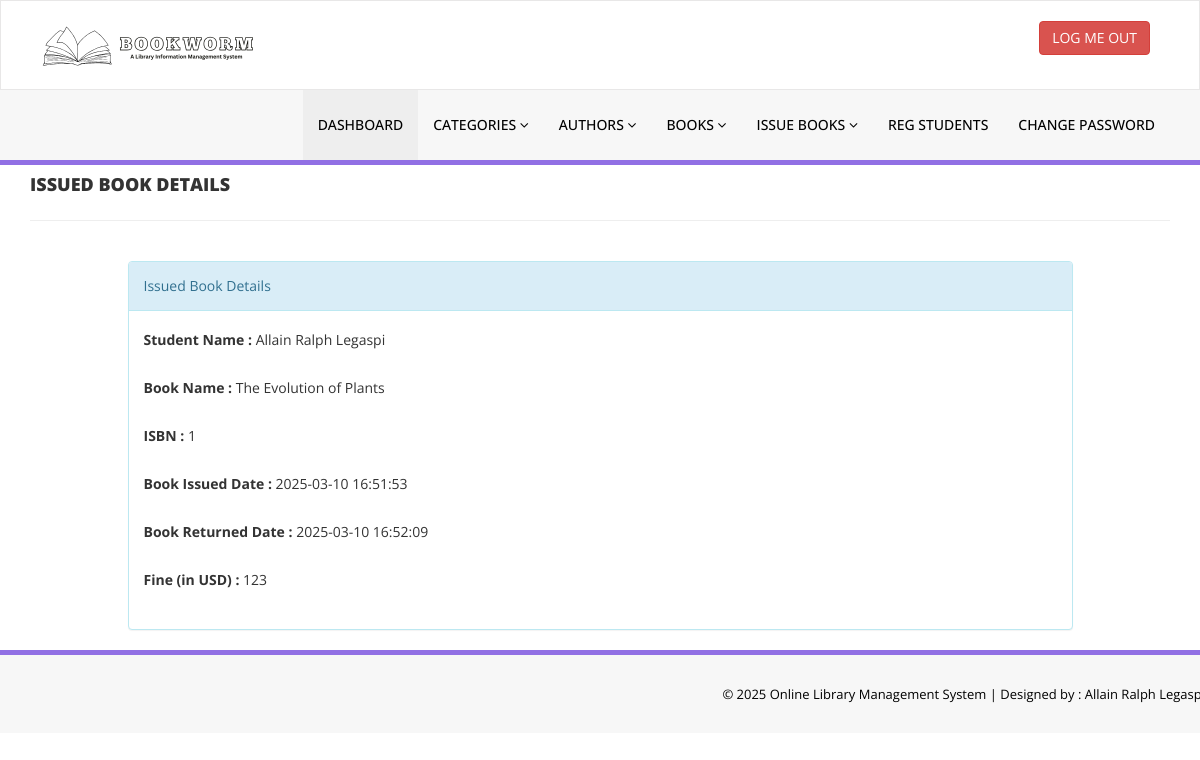
/admin/update-issue-bookdetails.php?rid=9 (signed in), run on the app's committed database.
### tables this page shows
CREATE TABLE `tblissuedbookdetails` (
  `id` int(11) NOT NULL,
  `BookId` int(11) DEFAULT NULL,
  `StudentID` varchar(150) DEFAULT NULL,
  `IssuesDate` timestamp NULL DEFAULT current_timestamp(),
  `ReturnDate` timestamp NULL DEFAULT NULL ON UPDATE current_timestamp(),
  `RetrunStatus` int(1) DEFAULT NULL,
  `fine` int(11) DEFAULT NULL
);

CREATE TABLE `tblstudents` (
  `id` int(11) NOT NULL,
  `StudentId` varchar(100) DEFAULT NULL,
  `FullName` varchar(120) DEFAULT NULL,
  `EmailId` varchar(120) DEFAULT NULL,
  `MobileNumber` char(11) DEFAULT NULL,
  `Password` varchar(120) DEFAULT NULL,
  `Status` int(1) DEFAULT NULL,
  `RegDate` timestamp NULL DEFAULT current_timestamp(),
  `UpdationDate` timestamp NULL DEFAULT NULL ON UPDATE current_timestamp()
);

CREATE TABLE `tblbooks` (
  `id` int(11) NOT NULL,
  `BookName` varchar(255) DEFAULT NULL,
  `CatId` int(11) DEFAULT NULL,
  `AuthorId` int(11) DEFAULT NULL,
  `ISBNNumber` int(11) DEFAULT NULL,
  `BookPrice` int(11) DEFAULT NULL,
  `RegDate` timestamp NULL DEFAULT current_timestamp(),
  `UpdationDate` timestamp NULL DEFAULT NULL ON UPDATE current_timestamp(),
  `Stock` int(11) DEFAULT 0
);

### admin/update-issue-bookdetails.php (the view, shortened to what this page needs)
<?php
include('includes/config.php');
if(strlen($_SESSION['alogin'])==0)
    {
header('location:index.php');
}
else{
?>
<!DOCTYPE html>
<html xmlns="http://www.w3.org/1999/xhtml">
<head>
    <link href="assets/css/bootstrap.css" rel="stylesheet" />
    <link href="assets/css/font-awesome.css" rel="stylesheet" />
    <link href="assets/css/style.css" rel="stylesheet" />
</head>
<body>
<?php include('includes/header.php');?>
    <div class="content-wra
    <div class="content-wrapper">
         <div class="container">
        <div class="row pad-botm">
            <div class="col-md-12">
                <h4 class="header-line">Issued Book Details</h4>
                            </div>
</div>
<div class="row">
<div class="col-md-10 col-sm-6 col-xs-12 col-md-offset-1"">
<div class="panel panel-info">
<div class="panel-heading">
Issued Book Details
</div>
<div class="panel-body">
<form role="form" method="post">
<?php
$rid=intval($_GET['rid']);
$sql = "SELECT tblstudents.FullName,tblbooks.BookName,tblbooks.ISBNNumber,tblissuedbookdetails.IssuesDate,tblissuedbookdetails.ReturnDate,tblissuedbookdetails.id as rid,tblissuedbookdetails.fine,tblissuedbookdetails.RetrunStatus from  tblissuedbookdetails join tblstudents on tblstudents.StudentId=tblissuedbookdetails.StudentId join tblbooks on tblbooks.id=tblissuedbookdetails.BookId where tblissuedbookdetails.id=:rid";
$query = $dbh -> prepare($sql);
$query->bindParam(':rid',$rid,PDO::PARAM_STR);
$query->execute();
$results=$query->fetchAll(PDO::FETCH_OBJ);
if($query->rowCount() > 0)
{
foreach($results as $result)
{               ?>
<div class="form-group">
<label>Student Name :</label>
<?php echo htmlentities($result->FullName);?>
</div>
<div class="form-group">
<label>Book Name :</label>
<?php echo htmlentities($result->BookName);?>
</div>
<div class="form-group">
<label>ISBN :</label>
<?php echo htmlentities($result->ISBNNumber);?>
</div>
<div class="form-group">
<label>Book Issued Date :</label>
<?php echo htmlentities($result->IssuesDate);?>
</div>
<div class="form-group">
<label>Book Returned Date :</label>
<?php if($result->ReturnDate=="")
                                            {
                                                echo htmlentities("Not Return Yet");
                                            } else {
                                            echo htmlentities($result->ReturnDate);
}
                                            ?>
</div>
<div class="form-group">
<label>Fine (in USD) :</label>
<?php
if($result->fine=="")
{?>
<input class="form-control" type="text" name="fine" id="fine"  required />
<?php }else {
echo htmlentities($result->fine);
}
?>
</div>
 <?php if($result->RetrunStatus==0){?>
<button type="submit" name="return" id="submit" class="btn btn-info">Return Book </button>
 </div>
<?php }}} ?>
                                    </form>
                            </div>
                        </div>
                            </div>
        </div>
    </div>
    </div>
  <?php include('includes/footer.php');?>
</body>
</html>
<?php } ?>

### admin/assets/css/style.css (style rules this page uses)
.header-line { font-weight:900; padding-bottom:25px; border-bottom:1px solid #eeeeee; text-transform:uppercase; }
.pad-botm { padding-bottom:30px; }

### data on the page
tblissuedbookdetails: tblstudents.FullName "Allain Ralph Legaspi", BookId.BookName "The Evolution of Plants", BookId.ISBNNumber "1", IssuesDate "2025-03-10 16:51:53", ReturnDate "2025-03-10 16:52:09", fine "123"
